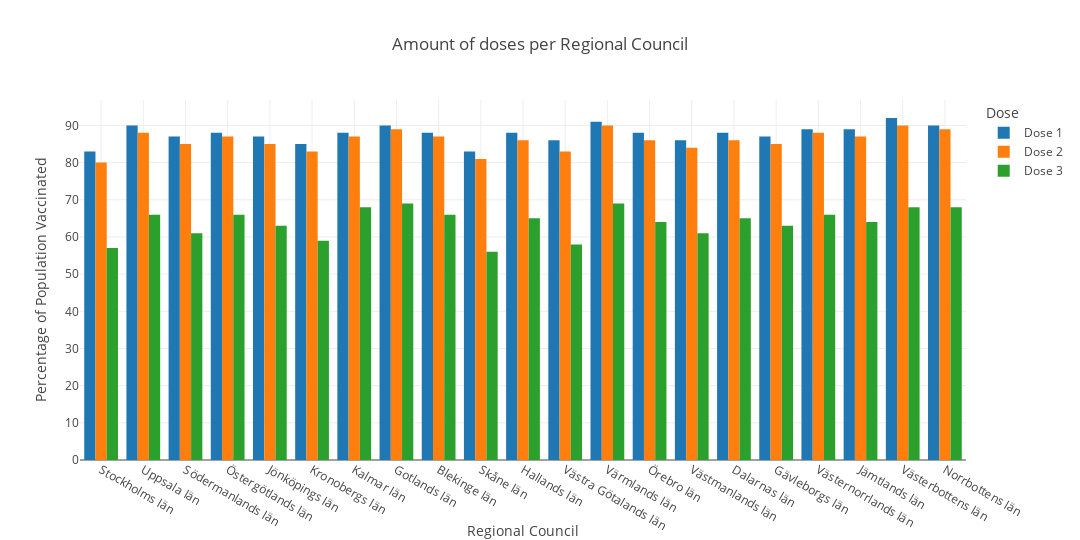

Notebook cell for this chart:
### Code cell
# 2)f
vaccine_lan = df_vaccine.groupby("Län")
befolkning_sum = vaccine_lan["Befolkning"].sum()

fig = px.bar(
    y=[
        round((vaccine_lan["Antal minst 1 dos"].sum() / befolkning_sum)*100), # precentage of vaccine lan.
        round(vaccine_lan["Antal minst 2 doser"].sum() / befolkning_sum*100),
        round(vaccine_lan["Antal 3 doser"].sum() / befolkning_sum*100),
    ],
    title="Amount of doses per Regional Council",
    labels={"value": "Percentage of Population Vaccinated", "x": "Regional Council", "variable": "Dose"},
    x=df_vaccine["Län_namn"].unique(),
    width=1080,  # Sets the size so that the graph is consistent for every user that runs the program
    height=540,
    barmode="group"
)
bar_names = {
    "wide_variable_0": "Dose 1",
    "wide_variable_1": "Dose 2",
    "wide_variable_2": "Dose 3",
}

# Source https://stackoverflow.com/questions/64371174/plotly-how-to-change-variable-label-names-for-the-legend-in-a-plotly-express-li
fig.for_each_trace(
    lambda t: t.update(
        name=bar_names[t.name],
        legendgroup=bar_names[t.name],
        hovertemplate=t.hovertemplate.replace(t.name, bar_names[t.name]),
    )
)

fig.show()
#TODO SAVE FILE

### Figure 1 — Plotly figure (JSON) as saved in the notebook; plotly's stock layout.template omitted (floating-point values rounded to 4 significant figures)
{"data": [{"alignmentgroup": "True", "hovertemplate": "Dose=Dose 1<br>Regional Council=%{x}<br>Percentage of Population Vaccinated=%{y}<extra></extra>", "legendgroup": "Dose 1", "marker": {"color": "#1F77B4", "pattern": {"shape": ""}}, "name": "Dose 1", "offsetgroup": "wide_variable_0", "orientation": "v", "showlegend": true, "textposition": "auto", "type": "bar", "x": ["Stockholms län", "Uppsala län", "Södermanlands län", "Östergötlands län", "Jönköpings län", "Kronobergs län", "Kalmar län", "Gotlands län", "Blekinge län", "Skåne län", "Hallands län", "Västra Götalands län", "Värmlands län", "Örebro län", "Västmanlands län", "Dalarnas län", "Gävleborgs län", "Västernorrlands län", "Jämtlands län", "Västerbottens län", "Norrbottens län"], "xaxis": "x", "y": [83, 90, 87, 88, 87, 85, 88, 90, 88, 83, 88, 86, 91, 88, 86, 88, 87, 89, 89, 92, 90], "yaxis": "y"}, {"alignmentgroup": "True", "hovertemplate": "Dose=Dose 2<br>Regional Council=%{x}<br>Percentage of Population Vaccinated=%{y}<extra></extra>", "legendgroup": "Dose 2", "marker": {"color": "#FF7F0E", "pattern": {"shape": ""}}, "name": "Dose 2", "offsetgroup": "wide_variable_1", "orientation": "v", "showlegend": true, "textposition": "auto", "type": "bar", "x": ["Stockholms län", "Uppsala län", "Södermanlands län", "Östergötlands län", "Jönköpings län", "Kronobergs län", "Kalmar län", "Gotlands län", "Blekinge län", "Skåne län", "Hallands län", "Västra Götalands län", "Värmlands län", "Örebro län", "Västmanlands län", "Dalarnas län", "Gävleborgs län", "Västernorrlands län", "Jämtlands län", "Västerbottens län", "Norrbottens län"], "xaxis": "x", "y": [80, 88, 85, 87, 85, 83, 87, 89, 87, 81, 86, 83, 90, 86, 84, 86, 85, 88, 87, 90, 89], "yaxis": "y"}, {"alignmentgroup": "True", "hovertemplate": "Dose=Dose 3<br>Regional Council=%{x}<br>Percentage of Population Vaccinated=%{y}<extra></extra>", "legendgroup": "Dose 3", "marker": {"color": "#2CA02C", "pattern": {"shape": ""}}, "name": "Dose 3", "offsetgroup": "wide_variable_2", "orientation": "v", "showlegend": true, "textposition": "auto", "type": "bar", "x": ["Stockholms län", "Uppsala län", "Södermanlands län", "Östergötlands län", "Jönköpings län", "Kronobergs län", "Kalmar län", "Gotlands län", "Blekinge län", "Skåne län", "Hallands län", "Västra Götalands län", "Värmlands län", "Örebro län", "Västmanlands län", "Dalarnas län", "Gävleborgs län", "Västernorrlands län", "Jämtlands län", "Västerbottens län", "Norrbottens län"], "xaxis": "x", "y": [57, 66, 61, 66, 63, 59, 68, 69, 66, 56, 65, 58, 69, 64, 61, 65, 63, 66, 64, 68, 68], "yaxis": "y"}], "layout": {"barmode": "group", "height": 540, "legend": {"title": {"text": "Dose"}, "tracegroupgap": 0}, "title": {"text": "Amount of doses per Regional Council"}, "width": 1080, "xaxis": {"anchor": "y", "domain": [0, 1], "title": {"text": "Regional Council"}}, "yaxis": {"anchor": "x", "domain": [0, 1], "title": {"text": "Percentage of Population Vaccinated"}}}}
